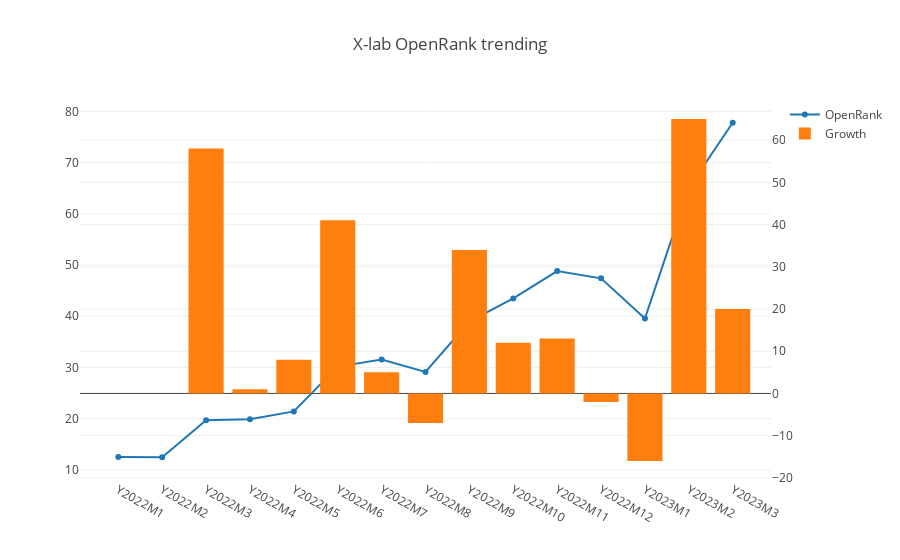

The cell this chart's notebook holds for it:
### Markdown cell above
## Overview

This part is the history OpenRank trending of all projects in X-lab community.

### Code cell
openDigger.index.openrank.getRepoOpenrank({
    repoIds: [288431943, 470364208, 467768946, 461374162, 471252840, 477937218, 428629051, 262909684, 221379769, 259035151, 358757145, 502755745, 508325123, 533339106, 572845686, 584603594 ],
    startYear, startMonth,
    endYear, endMonth, percision: 2,
    groupTimeRange: 'month', limit: -1, order: 'DESC',
}).then(data => {
    var x = [], v = [], g = []; g.push(0);
    forEveryMonth((y, m, index) => {
        var key = `Y${y}M${m}`;
        x.push(key); v.push(0);
        data.forEach(row => { v[index] += (row.openrank[index] ? row.openrank[index] : 0); row[key] = row.openrank[index] ? row.openrank[index] : 0; });
        if (index > 0) g.push(Math.ceil((v[index]-v[index-1])*100/v[index-1]));
    });
    data.forEach(row => { delete row.openrank; delete row.org; });
    console.table(data);
    openDigger.render.plotly([
        { x, y: v, type: 'scatter', name: 'OpenRank' },
        { x, y: g, type: 'bar', yaxis: 'y2', name: 'Growth'}
    ], {
        title: 'X-lab OpenRank trending',
        yaxis2: { overlaying: 'y', side: 'right' }
    });
    console.log(`2022.7 based growth: ${v.map(i => (i/v[6]).toFixed(2))}`);
    fs.writeFileSync('all_data.json', JSON.stringify(data));
});

### Figure 1 — Plotly figure (JSON) as saved in the notebook; plotly's stock layout.template omitted (floating-point values rounded to 4 significant figures)
{"data": [{"name": "OpenRank", "type": "scatter", "x": ["Y2022M1", "Y2022M2", "Y2022M3", "Y2022M4", "Y2022M5", "Y2022M6", "Y2022M7", "Y2022M8", "Y2022M9", "Y2022M10", "Y2022M11", "Y2022M12", "Y2023M1", "Y2023M2", "Y2023M3"], "y": [12.53, 12.47, 19.7, 19.88, 21.42, 30.16, 31.55, 29.12, 38.96, 43.48, 48.82, 47.4, 39.54, 65.07, 77.77]}, {"name": "Growth", "type": "bar", "x": ["Y2022M1", "Y2022M2", "Y2022M3", "Y2022M4", "Y2022M5", "Y2022M6", "Y2022M7", "Y2022M8", "Y2022M9", "Y2022M10", "Y2022M11", "Y2022M12", "Y2023M1", "Y2023M2", "Y2023M3"], "y": [0, 0, 58, 1, 8, 41, 5, -7, 34, 12, 13, -2, -16, 65, 20], "yaxis": "y2"}], "layout": {"autosize": true, "title": {"text": "X-lab OpenRank trending"}, "xaxis": {"autorange": true, "range": [-0.8436, 14.84], "type": "category"}, "yaxis": {"autorange": true, "range": [7.081, 83.16], "type": "linear"}, "yaxis2": {"autorange": true, "overlaying": "y", "range": [-20.5, 69.5], "side": "right", "type": "linear"}}}
